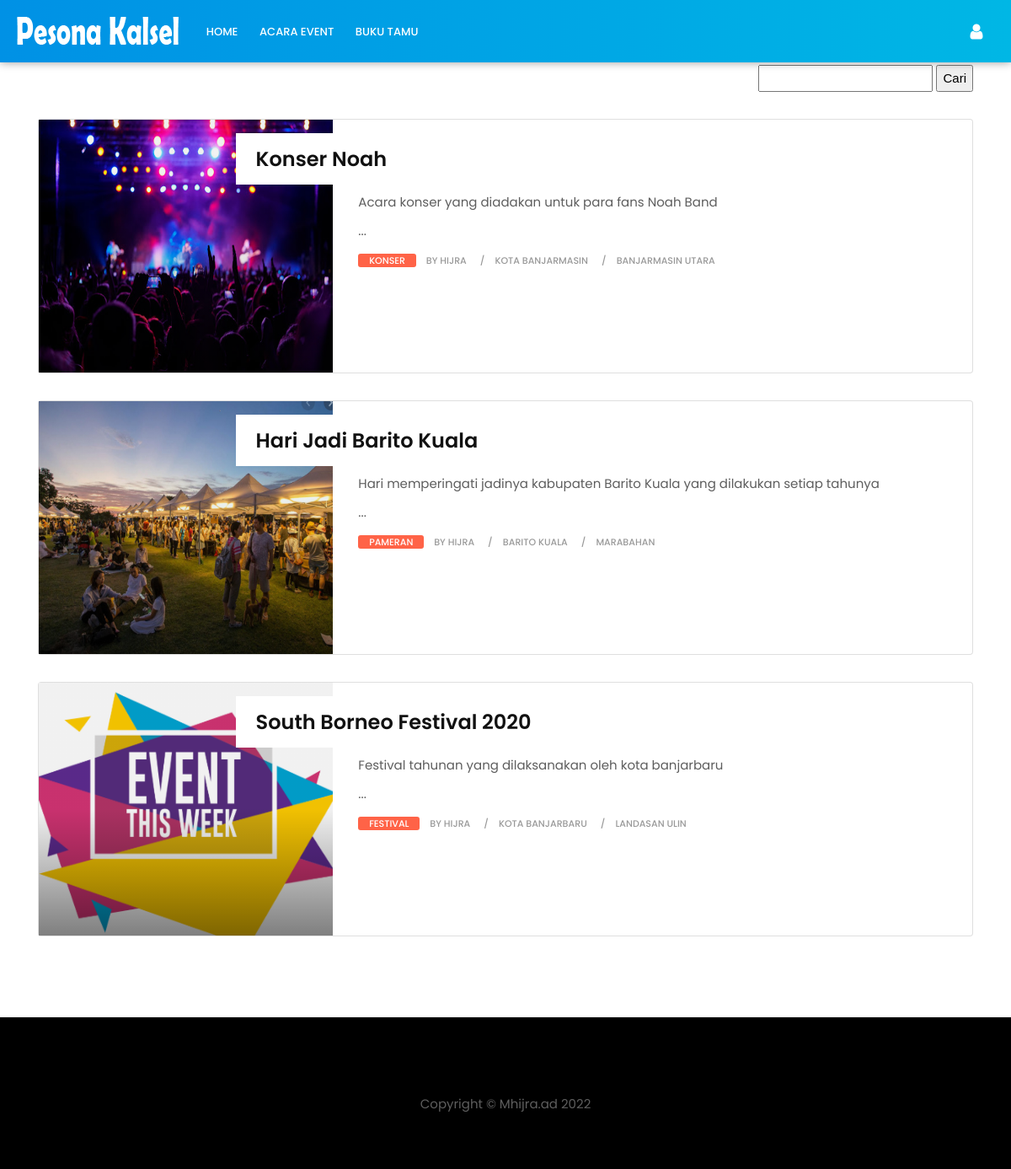
Screenshot of /index.php/home/event with the database file from the repository.
### tables this page shows
CREATE TABLE `event` (
  `id_event` int(25) NOT NULL,
  `id_user` int(9) NOT NULL,
  `latitude` varchar(100) NOT NULL,
  `longitude` varchar(100) NOT NULL,
  `tema` varchar(100) NOT NULL,
  `tempat` varchar(100) NOT NULL,
  `jenis` varchar(100) NOT NULL,
  `e_id_kab` int(9) NOT NULL,
  `e_id_kec` int(9) NOT NULL,
  `jalan` varchar(100) NOT NULL,
  `deskripsi` text NOT NULL,
  `jam` varchar(25) NOT NULL,
  `tgl_mulai` date NOT NULL,
  `tgl_selesai` date NOT NULL,
  `e_image` varchar(100) NOT NULL,
  `acc` int(1) NOT NULL
);

CREATE TABLE `user` (
  `id` int(11) NOT NULL,
  `name` varchar(128) NOT NULL,
  `email` varchar(128) NOT NULL,
  `jenkel` varchar(30) NOT NULL,
  `no_hp` varchar(25) NOT NULL,
  `alamat` varchar(100) NOT NULL,
  `image_ktp` varchar(50) NOT NULL,
  `image` varchar(128) NOT NULL,
  `password` varchar(256) NOT NULL,
  `role_id` int(11) NOT NULL,
  `is_active` int(1) NOT NULL,
  `date_created` date NOT NULL
);

CREATE TABLE `kabupaten` (
  `id_kab` int(2) NOT NULL,
  `nama_kab` varchar(50) NOT NULL
);

CREATE TABLE `kecamatan` (
  `id_kec` int(5) NOT NULL,
  `nama_kec` varchar(200) NOT NULL,
  `kec_id_kab` int(2) NOT NULL
);

### application/controllers/Home.php (called while the page is built, shortened)
<?php
class Home extends CI_Controller
{
    public function __construct()
    {
        $this->load->library('pagination');
        $this->load->model("wilayah_model");
        $this->load->model("wisata_model");
        $this->load->model("penginapan_model");
    }
    public function event()
    {
        $data['kuliner'] = $this->wisata_model->getEvent();
        $this->load->view('tech-blog/templates/header');
        $this->load->view('tech-blog/templates/topbar');
        $this->load->view('tech-blog/event', $data);
        $this->load->view('tech-blog/templates/footer');
    }
}

### index.php (called while the page is built, shortened)
<?php
require_once BASEPATH.'core/CodeIgniter.php';

### application/models/Wisata_model.php (called while the page is built, shortened)
<?php defined('BASEPATH') or exit('No direct script access allowed');
class Wisata_model extends CI_Model
{
    public function getEvent()
    {
        $this->db->select('*');
        $this->db->from('event');
        $this->db->join('user', 'user.id=event.id_user');
        $this->db->join('kabupaten', 'kabupaten.id_kab=event.e_id_kab');
        $this->db->join('kecamatan', 'kecamatan.id_kec=event.e_id_kec');
        $this->db->order_by('id_event', 'DESC');
        $this->db->where_in('acc', '1');
        $query = $this->db->get();
        return $query->result_array();
    }
}

### application/views/tech-blog/event.php (the view, shortened to what this page needs)
<section class="section">
    <div class="container">
        <div class="row">
            <div class="col-lg-12 col-md-12 col-sm-12 col-xs-12">
                <div class="page-wrapper">
                    <div class="blog-list clearfix">
                        <?php echo form_open('home/searchevent') ?>
                        <div align="right">
                            <input type="text" name="keyword">
                            <input type="submit" name="search_submit" value="Cari">
                        </div>
                        <?php echo form_close() ?>
                        <?php foreach ($kuliner as $row) : ?>
                            <div class="card">
                                <div class="card-body">
                                    <div class="blog-box row">
                                        <div class="col-md-4">
                                            <div class="post-media">
                                                <a href="<?= base_url() ?>home/dataevent/<?= $row['id_event']; ?>">
                                                    <img src="<?= base_url('assets/img/event/') . $row['e_image']; ?>" class="img-fluid" style="width:400px;height:300px;">
                                                    <div class="hovereffect"></div>
                                                </a>
                                            </div>
                                        </div>
                                        <div class="blog-meta big-meta col-md-8">
                                            <h4><a href="<?= base_url() ?>home/dataevent/<?= $row['id_event']; ?>"><?= $row['tema']; ?></a></h4>
                                            <p><?php
                                                $num_char = 330;
                                                $text = $row['deskripsi'];
                                                echo substr($text, 0, $num_char) . '...';
                                                ?></p>
                                            <small class="firstsmall"><a class="bg-orange"><?= $row['jenis']; ?></a></small>
                                            <small><a>by <?= $row['name']; ?></a></small>
                                            <small><a><?= $row['nama_kab']; ?></a></small>
                                            <small><a><?= $row['nama_kec']; ?></a></small>
                                        </div>
                                    </div>
                                </div>
                            </div>
                        <?php endforeach; ?>
                    </div>
                </div>
            </div>
</section>

### application/views/tech-blog/templates/header.php (shortened to what this page needs)
<!DOCTYPE html>
<html lang="en">
<link href="<?= base_url('assets/'); ?>tech-blog/css/bootstrap.css" rel="stylesheet">
<link href="<?= base_url('assets/'); ?>tech-blog/css/font-awesome.min.css" rel="stylesheet">
<link href="<?= base_url('assets/'); ?>tech-blog/style.css" rel="stylesheet">
<link href="<?= base_url('assets/'); ?>tech-blog/css/responsive.css" rel="stylesheet">
<link href="<?= base_url('assets/'); ?>tech-blog/css/colors.css" rel="stylesheet">
<link href="<?= base_url('assets/'); ?>tech-blog/css/version/tech.css" rel="stylesheet">
<link rel="stylesheet" href="<?= base_url() ?>leaflet/leaflet.css" />
<link rel="stylesheet" href="<?= base_url('assets/') ?>leaflet-locatecontrol/dist/L.Control.Locate.min.css" />
<link rel="stylesheet" href="<?= base_url('assets/') ?>leaflet-search/src/leaflet-search.css" />
</head>
<body>

### application/views/tech-blog/templates/topbar.php (shortened to what this page needs)
<div id="wrapper">
    <header class="tech-header header">
        <div class="container-fluid">
            <nav class="navbar navbar-toggleable-md navbar-inverse fixed-top bg-inverse">
                <a class="navbar-brand" href="tech-index.html"><img src="<?= base_url('assets/tech-blog/images/version/tech-logo.png') ?>" alt=""></a>
                <div class="collapse navbar-collapse" id="navbarCollapse">
                    <ul class="navbar-nav mr-auto">
                        <li class="nav-item">
                            <a class="nav-link" href="<?= base_url('home/wisatamap'); ?>">Home</a>
                        </li>
                        <li class="nav-item">
                            <a class="nav-link" href="<?= base_url('home/event'); ?>">Acara Event</a>
                        </li>
                        <li class="nav-item">
                            <a class="nav-link" href="<?= base_url('home/bukutamu'); ?>">Buku Tamu</a>
                        </li>
                    </ul>
                    <ul class="navbar-nav mr-2">
                        <li class="nav-item">
                            <a class="nav-link" href="<?= base_url('user'); ?>" title="Login"><i class="fa fa-user"></i></a>
                        </li>
                    </ul>
                </div>
            </nav>
        </div>
    </header>

### application/views/tech-blog/templates/footer.php (shortened to what this page needs)
<footer class="footer">
    <div class="container">
        <div class="row">
            <div class="col-md-12 text-center">
                <br>
                <span>Copyright &copy; Mhijra.ad <?= date('Y') ?></span>
            </div>
        </div>
    </div>
</footer>
</div>
</body>
</html>

### assets/tech-blog/style.css (style rules this page uses)
body { font-size: 15px; line-height: 26px; background-color: #ffffff; }
h1, h2, h3, h4, h5, body, p, .topbar-section, .navbar-inverse .navbar-nav .nav-link, .header .dropdown-menu, .navbar-nav .nav-link { font-family: 'Roboto', serif; }
h1, h2, h3, h4, h5, h6 { font-weight: 700; line-height: 1.4; color: #111111; }
h4 { font-size: 19px; line-height: 29px; margin-bottom: 14px }
a { color: #111111; }
body, p { color: #5e5e5e; }
p { margin-bottom: 26px; font-size: 15px; line-height: 26px; }
a { text-decoration: none !important; }
.header { padding: 0.4rem 0; position: relative; background-color: #ffffff; }
.navbar-inverse .navbar-nav .nav-link, .navbar-nav .nav-link { font-size: 15px; font-weight: 500; line-height: 1; padding: 0.9rem 0 0.8rem; text-transform: capitalize; color: #121212; }
.navbar-toggleable-md .navbar-nav .nav-link { padding-left: 0.8rem; padding-right: 0.8rem; }
.navbar-nav { margin: 0; }
.post-media img { width: 100%; }
.section { padding: 4rem 0; display: block; position: relative; background-color: #ffffff; }
.post-media img, .masonry-box img { -webkit-transition: all .3s ease-in-out; -moz-transition: all .3s ease-in-out; -ms-transition: all .3s ease-in-out; -o-transition: all .3s ease-in-out; transition: all .3s ease-in-out; -webkit-transform: scale(1); -moz-transform: scale(1); -ms-transform: scale(1); -o-transform: scale(1); transform: scale(1); }
.footer { padding: 4rem 0 4rem; background: url(images/footer.png) repeat-x center bottom #edeff2; }
.blog-meta h4 { padding: 1rem 0 0.5rem; margin: 0; font-size: 21px; }
.blog-meta.big-meta h4 { padding: 1rem 0 0.6rem; margin: 0; font-size: 28px; }
.blog-meta.big-meta p { margin-bottom: 0.5rem; padding-bottom: 0; }
.blog-meta small { font-size: 11px; display: inline-block; margin-bottom: 0; padding-bottom: 0; color: #111111; font-weight: bold; text-transform: uppercase; margin-right: 0.5rem; }
.blog-meta small:after { content: "/"; padding-left: 1rem; }
.blog-meta small:last-child:after { content: "" }
.post-media { position: relative; overflow: hidden; }
.hovereffect { position: absolute; top: 0; opacity: 0; left: 0; right: 0; bottom: 0; background-color: rgba(0, 0, 0, 0.2); -webkit-transition: all .3s ease-in-out; -moz-transition: all .3s ease-in-out; -ms-transition: all .3s ease-in-out; -o-transition: all .3s ease-in-out; transition: all .3s ease-in-out; zoom: 1; filter: alpha(opacity=0); opacity: 0.5; background: -moz-linear-gradient(0deg, rgba(0, 0, 0, 1) 0%, rgba(0, 0, 0, 0.1) 50%); background: -webkit-linear-gradient(0deg, rgba(0, 0, 0, 1) 0%, rgba(0, 0, 0, 0.1) 50%); background: linear-gradient(0deg, rgba(0, 0, 0, 1) 0%, rgba(0, 0, 0, 0.1) 50%); filter: progid: DXImageTransform.Microsoft.gradient( startColorstr='#000000', endColorstr='#00000000', GradientType=1); }
.blog-list .blog-meta.big-meta h4 { margin-left: -20%; margin-top: 1rem; background-color: #ffffff; padding: 1rem 1.5rem 1rem; }

### assets/tech-blog/css/version/tech.css (style rules this page uses)
body { background-color: #ffffff; }
h1, h2, h3, h4, h5, body, .navbar-toggleable-md .navbar-nav .nav-link, .market-header, .btn, .dropdown-item, .form-control, p { font-family: 'Poppins', serif !important; }
h1, h2, h3, h4, h5 { font-weight: 600; }
.navbar-inverse .navbar-nav .nav-link, .navbar-nav .nav-link { color: #ffffff !important; font-size: 13px; font-weight: 500; line-height: 1; text-transform: uppercase; }
.mr-2 .nav-link { font-size: 21px !important; padding: 0.6rem 0.6rem 0 !important; }
.blog-meta.big-meta h4 { font-size: 24px; }
.blog-meta small a, .blog-meta small { font-weight: 500; color: #999 !important; }
.blog-meta .bg-orange { color: #ffffff !important; padding: 0 0.8rem; border-radius: 3px; }
.blog-meta small.firstsmall:after { content: "" !important; padding-left: 0; }
.footer { background-color: #000000; background-image: none; }
.bg-orange { background-color: #FF6347 !important; }
.tag-cloud-single span, .navbar-inverse { color: #ffffff !important; box-shadow: 0 0 10px rgba(0, 0, 0, 0.4); background: rgba(0, 0, 0, 0) linear-gradient(to right, #0091e5 0px, #00b7e5 100%) repeat scroll 0 0 !important }

### rows the page displays
event: e_image (picture), tema "Konser Noah", deskripsi "Acara konser yang diadakan untuk para fans Noah Band", jenis "KONSER", id_user.name "HIJRA", kabupaten.nama_kab "KOTA BANJARMASIN", kecamatan.nama_kec "BANJARMASIN UTARA"
event: e_image (picture), tema "Hari Jadi Barito Kuala", deskripsi "Hari memperingati jadinya kabupaten Barito Kuala yang dilakukan setiap tahunya", jenis "PAMERAN", id_user.name "HIJRA", kabupaten.nama_kab "BARITO KUALA", kecamatan.nama_kec "MARABAHAN"
event: e_image (picture), tema "South Borneo Festival 2020", deskripsi "Festival tahunan yang dilaksanakan oleh kota banjarbaru", jenis "FESTIVAL", id_user.name "HIJRA", kabupaten.nama_kab "KOTA BANJARBARU", kecamatan.nama_kec "LANDASAN ULIN"
